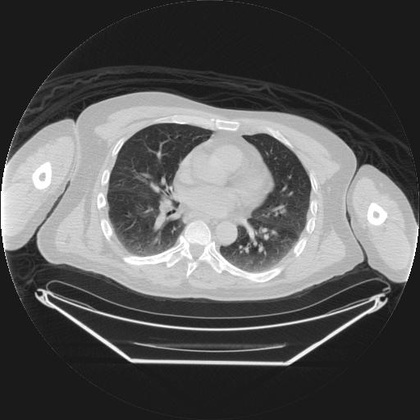
%> input picture CT.jpg, 420 x 420 px, shrunk from 512 x 512 before the run
$ octave 3_PCA.m   (GNU Octave 9; MATLAB toolbox functions it lacks are replaced by stand-ins)
%> lines starting %> are read from the running program, lines starting %| are printed output that depends on the picture
% 基于PCA变换的图像融合方法

up = imread('CT.jpg');
%> up is the input picture: size 420x420x3 uint8; min 0, max 255, mean 86.7
low = imread('PET.jpg');
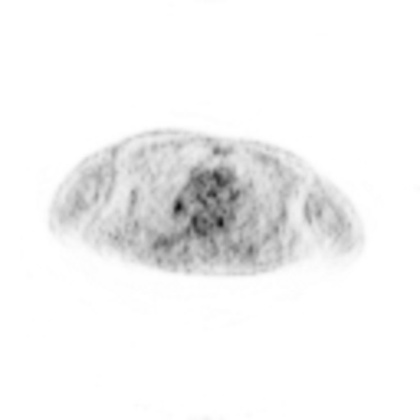
%> input picture PET.jpg, 420 x 420 px, shrunk from 512 x 512 before the run
%> low is the input picture: size 420x420x3 uint8; min 17, max 255, mean 243.3
subplot(2,2,1);imshow(up);title('高分辨率图像');
subplot(2,2,2);imshow(low);title('低分辨率图像');

[up_R] = double(up(:,:,1));
[up_G] = double(up(:,:,2));
[up_B] = double(up(:,:,3));

[low_R] = double(low(:,:,1));
[low_G] = double(low(:,:,2));
[low_B] = double(low(:,:,3));

[M,N,color] = size(up);
%> M = 420; N = 420; color = 3

up_Mx = 0;
low_Mx = 0;
for i = 1:M
    for j = 1:N
        up_S = [up_R(i,j),up_G(i,j),up_B(i,j)];         % 生成由RGB组成的三维列向量
        up_Mx = up_Mx + up_S;                           % 叠加计算RGB各列向量的总和

        low_S = [low_R(i,j),low_G(i,j),low_B(i,j)];
        low_Mx = low_Mx + low_S;
    end
end
%> after the loop, low_Mx = [42926740 42926740 42926740]; up_Mx = [15288327 15288327 15288327]
up_Mx = up_Mx/(M * N);                                  % 计算三维列向量的平均值
%> up_Mx = [86.67 86.67 86.67]
low_Mx = low_Mx/(M * N);
%> low_Mx = [243.3 243.3 243.3]

up_Cx = 0;
low_Cx = 0;
for i = 1:M
    for j = 1:N
        up_S = [up_R(i,j),up_G(i,j),up_B(i,j)]';        % 矩阵转置
        up_Cx = up_Cx + up_S * up_S';

        low_S = [low_R(i,j),low_G(i,j),low_B(i,j)]';
        low_Cx = low_Cx + low_S * low_S';
    end
end
%> after the loop, low_Cx = [10578411030 10578411030 10578411030; 10578411030 10578411030 10578411030; 10578411030 10578411030 10578411030]; up_Cx = [2311829229 2311829229 2311829229; 2311829229 2311829229 2311829229; 2311829229 2311829229 2311829229]
up_Cx = up_Cx/(M * N) - up_Mx * up_Mx';                 % 计算协方差矩阵
%> up_Cx = [-9428.7 -9428.7 -9428.7; -9428.7 -9428.7 -9428.7; -9428.7 -9428.7 -9428.7]
low_Cx = low_Cx/(M * N) - low_Mx * low_Mx';
%> low_Cx = [-117687.7 -117687.7 -117687.7; -117687.7 -117687.7 -117687.7; -117687.7 -117687.7 -117687.7]

[up_A,up_latent] = eigs(up_Cx);                         % 协方差矩阵的特征向量组成的矩阵
%> up_A = [0.577 -7.03e-17 -0.816; 0.577 -0.707 0.408; 0.577 0.707 0.408]; up_latent = [-28286.1 0 0; 0 5.46e-12 0; 0 0 -1.82e-12]
[low_A,low_latent] = eigs(low_Cx);                      % 即PCA变换的系数矩阵，特征值
%> low_A = [0.577 0.408 0.707; 0.577 0.408 -0.707; 0.577 -0.816 0]; low_latent = [-353063.1 0 0; 0 1.46e-11 0; 0 0 0]

for i = 1 : M
    for j = 1 : N
       up_X = [up_R(i,j),up_G(i,j),up_G(i,j)]';        % 生成由R，G， B组成的三维列
       up_Y = up_A'*up_X;                              % 每个象素点进行PCA变换正变换
       up_Y = up_Y';
       up_R(i,j) = up_Y(1);                            % 高分辨率图片的第1主分量
       up_G(i,j) = up_Y(2);                            % 高分辨率图片的第2主分量
       up_B(i,j) = up_Y(3);                            % 高分辨率图片的第3主分量

       low_X = [low_R(i,j),low_G(i,j),low_G(i,j)]';
       low_Y = low_A'*low_X;
       low_Y = low_Y';
       low_R(i,j) = low_Y(1);                          % 低分辨率图片的第1主分量
       low_G(i,j) = low_Y(2);                          % 低分辨率图片的第2主分量
       low_B(i,j) = low_Y(3);                          % 低分辨率图片的第3主分量
   end
end
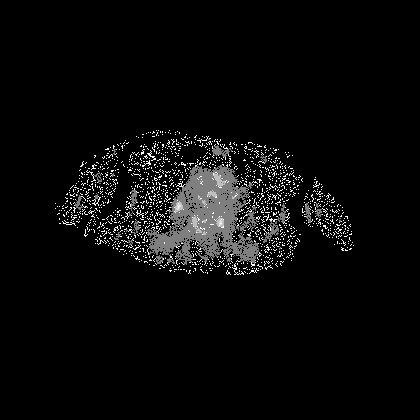
%> low_B: size 420x420 double; min -2.84e-14, max 0, mean -2.73e-14; drawn with min black and max white
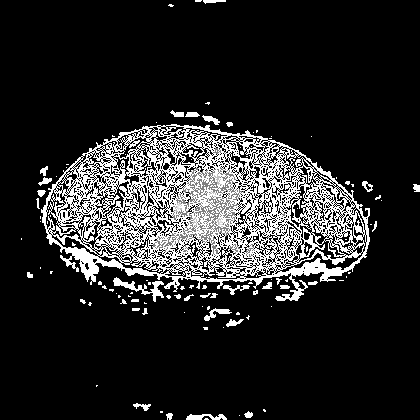
%> low_G: size 420x420 double; min -2.84e-14, max 0, mean -2.4e-14; drawn with min black and max white
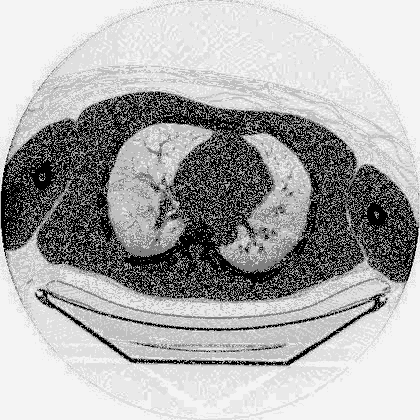
%> up_B: size 420x420 double; min -4.26e-14, max 0, mean -1.38e-14; drawn with min black and max white
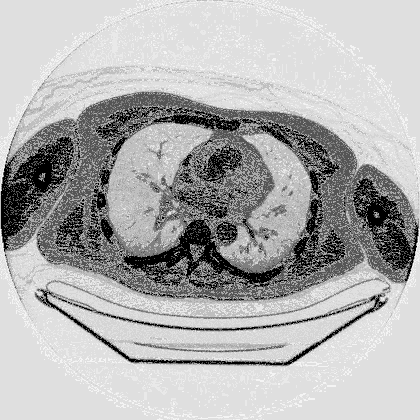
%> up_G: size 420x420 double; min -8.53e-14, max 0, mean -2.63e-14; drawn with min black and max white

for i = 1 : M
    for j = 1 : N
       up_Y = [up_R(i,j),up_G(i,j),up_B(i,j)]';         % 生成由R，G， B组成的三维列向量
       up_X = up_A*up_Y;                                % 每个象素点进行PCA变换反变换
       up_X = up_X';
       up_r(i,j) = up_X(1);
       up_g(i,j) = up_X(2);
       up_b(i,j) = up_X(3);

       low_Y = [up_R(i,j),low_G(i,j),low_B(i,j)]';
       low_X = low_A*low_Y;
       low_X = low_X';
       low_r(i,j) = low_X(1);
       low_g(i,j) = low_X(2);
       low_b(i,j) = low_X(3);
   end
end

RGB_up(:,:,1)=up_r;
RGB_up(:,:,2)=up_g;
RGB_up(:,:,3)=up_b;

RGB_low(:,:,1)=low_r;
RGB_low(:,:,2)=low_g;
RGB_low(:,:,3)=low_b;

subplot(2,2,3);imshow(uint8(RGB_up));title('高分辨率PCA变换图像');
subplot(2,2,4);imshow(uint8(RGB_low));title('低分辨率PCA变换图像');
